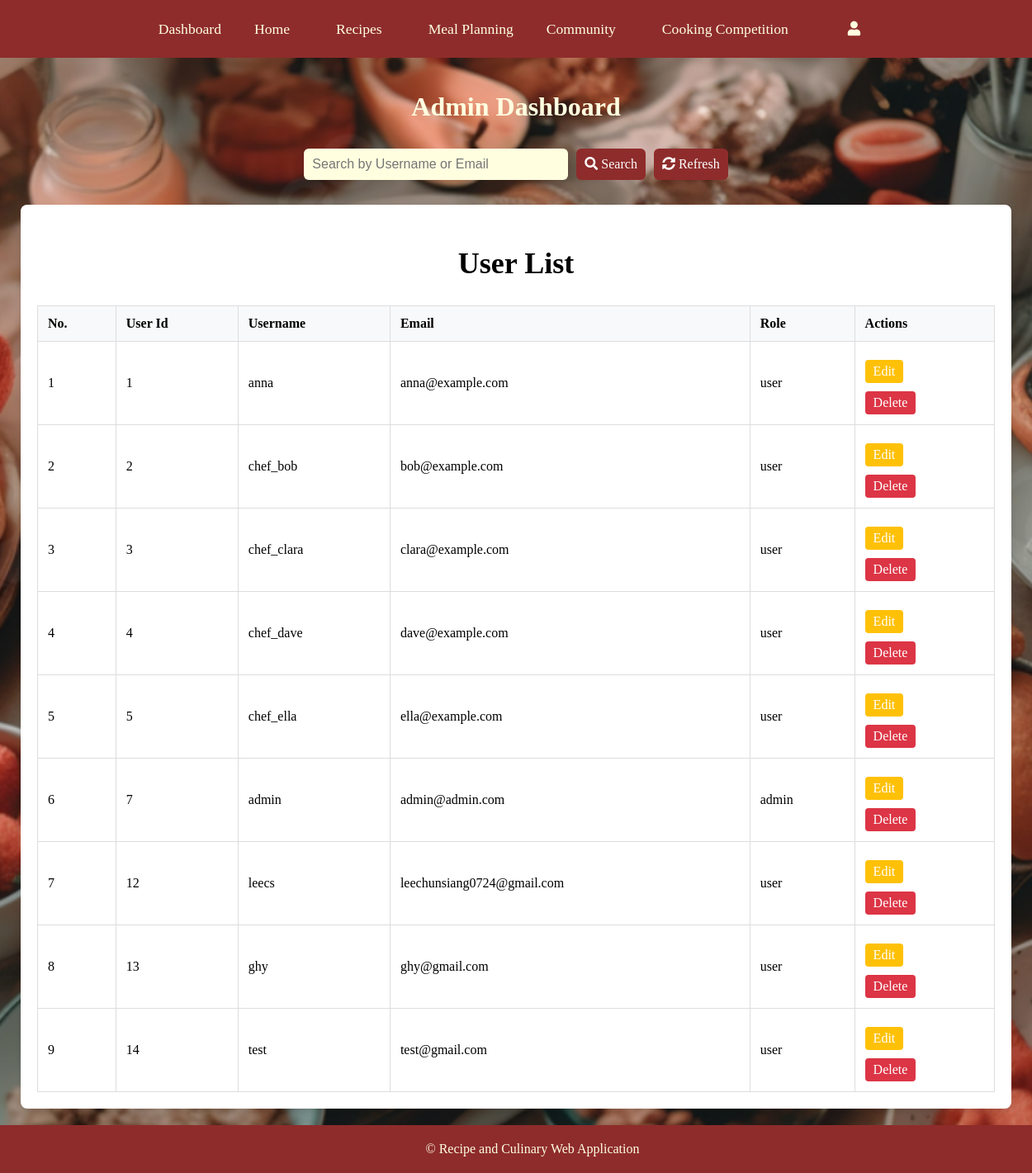
/users/admin_dashboard.php (signed in), run on the app's committed database.
### tables this page shows
CREATE TABLE `users` (
  `user_id` int(11) NOT NULL,
  `username` varchar(50) NOT NULL,
  `email` varchar(100) NOT NULL,
  `password` varchar(255) NOT NULL,
  `role` varchar(255) NOT NULL DEFAULT 'user',
  `profile_image` varchar(255) DEFAULT NULL,
  `bio` text DEFAULT NULL,
  `created_at` timestamp NOT NULL DEFAULT current_timestamp()
);

### users/admin_dashboard.php (the view, shortened to what this page needs)
<?php
require_once '../database.php';
$search_term = '';
if (isset($_GET['search']) && !empty(trim($_GET['search']))) {
    $search_term = trim($_GET['search']);
    $sql = "SELECT * FROM users WHERE username LIKE ? OR email LIKE ?";
    $stmt = $conn->prepare($sql);
    $search_term_wildcard = "%" . $search_term . "%";
    $stmt->bind_param("ss", $search_term_wildcard, $search_term_wildcard);
} else {
    $sql = "SELECT * FROM users";
    $stmt = $conn->prepare($sql);
}
$stmt->execute();
$result = $stmt->get_result();
?>
<!DOCTYPE html>
<html lang="en">
<head>
    <link rel="stylesheet" href="../styles.css">
    <link rel="stylesheet" href="https://cdnjs.cloudflare.com/ajax/libs/font-awesome/5.15.4/css/all.min.css">
</head>
<body>
    <?php include '../header.php'; ?>
    <div class="container my-5">
        <h1 style="color:lightyellow;">Admin Dashboard</h1>
        <form method="GET" class="search-bar-container">
            <input type="text" name="search" placeholder="Search by Username or Email" value="<?php echo htmlspecialchars($search_term); ?>">
            <button type="submit"><i class="fas fa-search"></i> Search</button>
            <button type="button" onclick="window.location.href='admin_dashboard.php';"><i class="fas fa-sync-alt"></i> Refresh</button>
        </form>
        <div class="card">
            <h2>User List</h2>
            <table class="table table-bordered">
                <thead>
                    <tr>
                        <th>No.</th>
                        <th>User Id</th>
                        <th>Username</th>
                        <th>Email</th>
                        <th>Role</th>
                        <th>Actions</th>
                    </tr>
                </thead>
                <tbody>
                    <?php
                    if ($result->num_rows > 0) {
                        $i = 1;
                        while ($row = $result->fetch_assoc()) {
                            echo "<tr id='user_row_" . $row['user_id'] . "'>";
                            echo "<td>" . $i++ . "</td>";
                            echo "<td>" . htmlspecialchars($row['user_id']) . "</td>";
                            echo "<td>" . htmlspecialchars($row['username']) . "</td>";
                            echo "<td>" . htmlspecialchars($row['email']) . "</td>";
                            echo "<td>" . htmlspecialchars($row['role']) . "</td>";
                            echo "<td>";
                            echo "<button type='button' class='btn btn-warning btn-sm' onclick='editUser(" . $row['user_id'] . ")'>Edit</button>";
                            echo"<br>";
                            echo "<button type='button' class='btn btn-danger btn-sm' onclick='deleteUser(" . $row['user_id'] . ")'>Delete</button>";
                            echo "</td>";
                            echo "</tr>";
                        }
                    } else {
                        echo "<tr><td colspan='6'>No users found.</td></tr>";
                    }
                    ?>
                </tbody>
            </table>
        </div>
    </div>
    <?php include '../footer.php'; ?>
</body>
</html>

### styles.css (style rules this page uses)
html, body { height: 100%; margin: 0; padding: 0; font-family: 'Times New Roman', Times, serif; background-position: center; background-repeat: no-repeat; display: block; flex-direction: column; }
.container { width: 100%; margin: 0 auto; padding: 20px; text-align: center; max-width: 1000px; color:black; }
h2 { text-align: center; font-size: 36px; margin-bottom: 30px; }
form { display: grid; grid-template-columns: 1fr 1fr; grid-gap: 20px; }
input[type="text"], textarea, select, input[type="file"] { width: 100%; padding: 10px; border: none; border-radius: 8px; background-color: lightyellow; color: #4B1E0C; font-size: 14px; }
button { background-color: #8E2C2B; color: lightyellow; border: none; padding: 15px; font-size: 16px; border-radius: 10px; cursor: pointer; grid-column: 1 / span 2; margin-top: 10px; font-family: 'Times New Roman', Times, serif; }
.container { max-width: 1000px; margin: 0 auto; padding: 20px; text-align: center; }
.search-bar-container { margin-top: 20px; margin-bottom: 30px; display: flex; justify-content: center; align-items: center; gap: 10px; }
.search-bar-container input[type="text"] { padding: 10px; width: 300px; border-radius: 6px; border: none; font-size: 16px; }
.search-bar-container button { padding: 10px 20px; background-color: #8E2C2B; color: lightyellow; border: none; border-radius: 6px; font-size: 16px; cursor: pointer; }

### users/admin_dashboard.php (style rules this page uses)
body { background-image: url('../Image/background.png'); background-size: cover; background-position: center; background-repeat: no-repeat; background-attachment: fixed; min-height: 100vh; display: flex; flex-direction: column; justify-content: flex-start; }
.container { max-width: 1200px; margin: 0 auto; }
.card { background-color: white; padding: 20px; border-radius: 8px; box-shadow: 0 4px 6px rgba(0, 0, 0, 0.1); }
.search-bar-container { display: flex; margin-bottom: 30px; }
.search-bar-container input { padding: 10px; width: 70%; margin-top:10px; }
.search-bar-container button { padding: 10px; background-color: #8E2C2B; color: white; cursor: pointer; }
.table { width: 100%; margin-top: 20px; border-collapse: collapse; }
.table th, .table td { padding: 12px; text-align: left; border: 1px solid #ddd; }
.table th { background-color: #f8f9fa; }
.table td { background-color: #fff; }
.btn { padding: 5px 10px; border-radius: 4px; text-decoration: none; }
.btn-warning { background-color: #ffc107; color: white; }
.btn-danger { background-color: #dc3545; color: white; }

### data on the page
users: user_id "1", username "anna", email "anna@example.com", role "user"
users: user_id "2", username "chef_bob", email "bob@example.com", role "user"
users: user_id "3", username "chef_clara", email "clara@example.com", role "user"
users: user_id "4", username "chef_dave", email "dave@example.com", role "user"
users: user_id "5", username "chef_ella", email "ella@example.com", role "user"
users: user_id "7", username "admin", email "admin@admin.com", role "admin"
users: user_id "12", username "leecs", email "leechunsiang0724@gmail.com", role "user"
users: user_id "13", username "ghy", email "ghy@gmail.com", role "user"
users: user_id "14", username "test", email "test@gmail.com", role "user"
